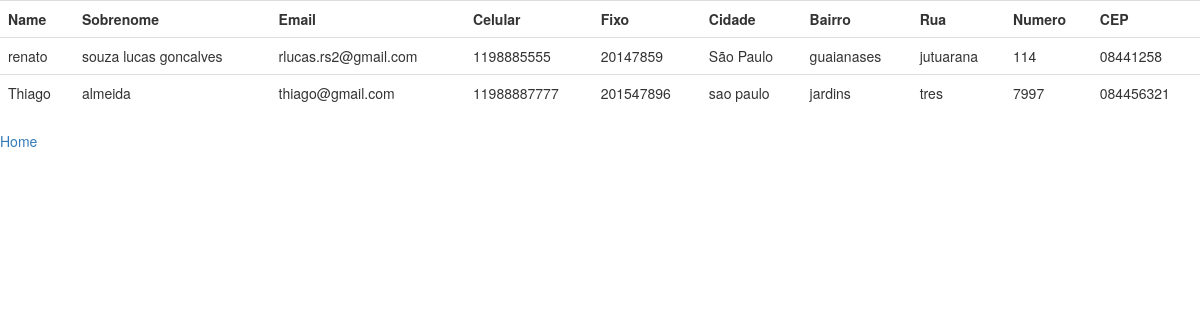
Page /listar_cliente/ on the earlier database version.
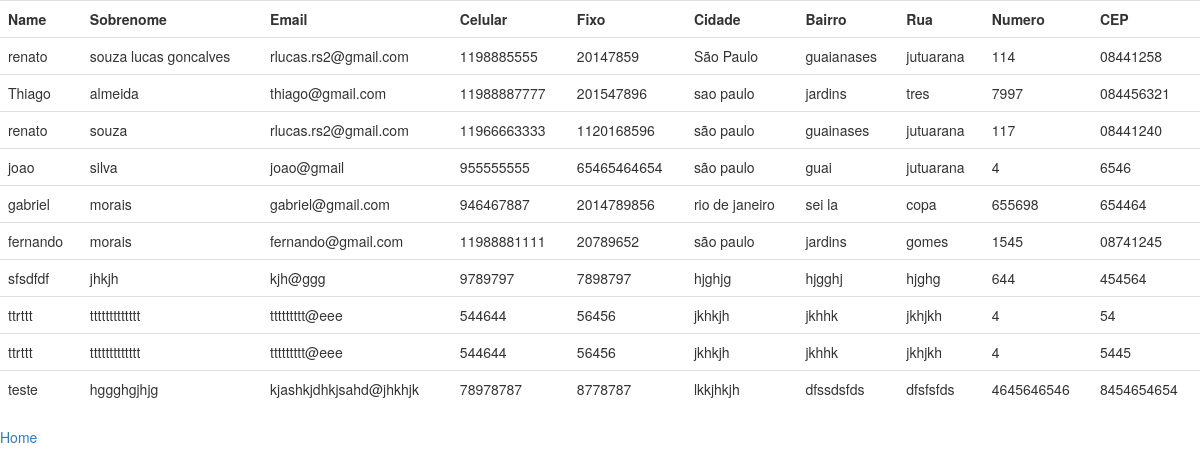
Same page on the later database version.
### app_outmed/models.py (models this page shows, shortened)
class Cliente(models.Model):
    first_name = models.CharField("Nome", max_length=50)
    last_name = models.CharField("Sobrenome", max_length=80, default=None)
    email = models.CharField(max_length=70)
    celular = models.CharField('Celular', max_length=20, default=None)
    fixo = models.CharField('Fixo', max_length=20, default=None)
    cidade = models.CharField('Cidade', max_length=60, default=None)
    bairro = models.CharField('Bairro', max_length=60, default=None)
    rua = models.CharField('Rua', max_length=50, default=None)
    numero = models.CharField('Numero', max_length=10, default=None)
    cep = models.CharField('CEP', default=None, max_length=10)

### app_outmed/views.py (the view)
# urls.py: path('listar_cliente/', views.listar_cliente, name='listar_cliente'),
def listar_cliente(request):
    cliente = Cliente.objects.all()
    return render(request, 'lista_cliente.html', {'cliente': cliente})

### app_outmed/templates/lista_cliente.html (shortened to what this page needs)
<!DOCTYPE html>
<html lang="en">
<head>
    <link rel="stylesheet" type="text/css" href="/outmed/app_outmed/static/admin/css/bootstrap.min.css">
</head>
<body>
<div class="table-responsive">
    <table class="table">
        <tr>
            <th>Name</th>
            <th>Sobrenome</th>
            <th>Email</th>
            <th>Celular</th>
            <th>Fixo</th>
            <th>Cidade</th>
            <th>Bairro</th>
            <th>Rua</th>
            <th>Numero</th>
            <th>CEP</th>
        </tr>
        {% for cliente in cliente %}
        <tr>
            <td>{{ cliente.first_name }}</td>
            <td>{{ cliente.last_name }}</td>
            <td>{{ cliente.email }}</td>
            <td>{{ cliente.celular }}</td>
            <td>{{ cliente.fixo }}</td>
            <td>{{ cliente.cidade }}</td>
            <td>{{ cliente.bairro }}</td>
            <td>{{ cliente.rua }}</td>
            <td>{{ cliente.numero }}</td>
            <td>{{ cliente.cep }}</td>
        </tr>
        {% endfor %}
    </table>
</div>
<a href="{% url 'index' %}">Home</a>
</body>
</html>

Differences in the rows shown:
added Cliente: first_name "renato", last_name "souza", email "rlucas.rs2@gmail.com", celular "11966663333", fixo "1120168596", cidade "são paulo", bairro "guainases", rua "jutuarana", numero "117", cep "08441240"
added Cliente: first_name "joao", last_name "silva", email "joao@gmail", celular "955555555", fixo "65465464654", cidade "são paulo", bairro "guai", rua "jutuarana", numero "4", cep "6546"
added Cliente: first_name "gabriel", last_name "morais", email "gabriel@gmail.com", celular "946467887", fixo "2014789856", cidade "rio de janeiro", bairro "sei la", rua "copa", numero "655698", cep "654464"
added Cliente: first_name "fernando", last_name "morais", email "fernando@gmail.com", celular "11988881111", fixo "20789652", cidade "são paulo", bairro "jardins", rua "gomes", numero "1545", cep "08741245"
added Cliente: first_name "sfsdfdf", last_name "jhkjh", email "kjh@ggg", celular "9789797", fixo "7898797", cidade "hjghjg", bairro "hjgghj", rua "hjghg", numero "644", cep "454564"
added Cliente: first_name "ttrttt", last_name "ttttttttttttt", email "ttttttttt@eee", celular "544644", fixo "56456", cidade "jkhkjh", bairro "jkhhk", rua "jkhjkh", numero "4", cep "54"
added Cliente: first_name "ttrttt", last_name "ttttttttttttt", email "ttttttttt@eee", celular "544644", fixo "56456", cidade "jkhkjh", bairro "jkhhk", rua "jkhjkh", numero "4", cep "5445"
added Cliente: first_name "teste", last_name "hggghgjhjg", email "kjashkjdhkjsahd@jhkhjk", celular "78978787", fixo "8778787", cidade "lkkjhkjh", bairro "dfssdsfds", rua "dfsfsfds", numero "4645646546", cep "8454654654"
